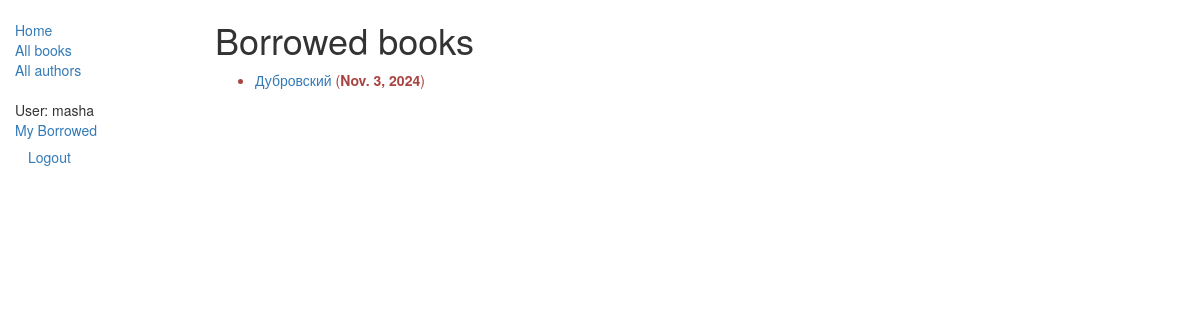
The page /catalog/mybooks/ (signed in) on the database as committed earlier.
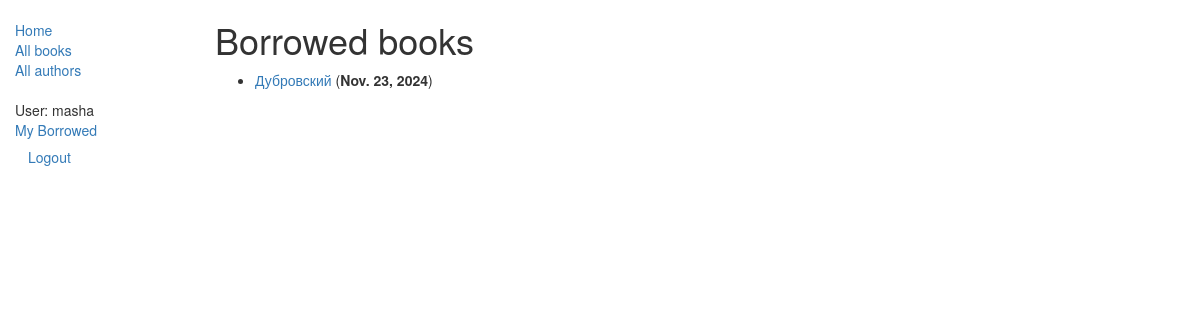
The same page on the database as committed later.
### catalog/models.py (models this page shows, shortened)
class BookInstance(models.Model):
    id = models.UUIDField(primary_key=True, default=uuid.uuid4, help_text="Unique ID for this particular book across whole library")
    book = models.ForeignKey('Book', on_delete=models.SET_NULL, null=True)
    imprint = models.CharField(max_length=200)
    due_back = models.DateField(null=True, blank=True)
    borrower = models.ForeignKey(User, on_delete=models.SET_NULL, null=True, blank=True)
    LOAN_STATUS = (
        ('m', 'Maintenance'),
        ('o', 'On loan'),
        ('a', 'Available'),
        ('r', 'Reserved'),
    )
    status = models.CharField(max_length=1, choices=LOAN_STATUS, blank=True, default='m', help_text='Book availability')
    @property
    def is_overdue(self):
        if self.due_back and date.today() > self.due_back:
            return True
        return False
    class Meta:
        ordering = ["due_back"]
        permissions = (("can_mark_returned", "Set book as returned"),)

class Book(models.Model):
    title = models.CharField(max_length=200)
    author = models.ForeignKey('Author', on_delete=models.SET_NULL, null=True)
    summary = models.TextField(max_length=1000, help_text="Enter a brief description of the book")
    isbn = models.CharField('ISBN',max_length=13, help_text='13 Character <a href="https://www.isbn-international.org/content/what-isbn">ISBN number</a>')
    genre = models.ManyToManyField(Genre, help_text="Select a genre for this book")
    def display_genre(self):
        """
        Creates a string for the Genre. This is required to display genre in Admin.
        """
        return ', '.join([ genre.name for genre in self.genre.all()[:3] ])
    display_genre.short_description = 'Genre'

### catalog/views.py (the view)
# urls.py: path('mybooks/', views.LoanedBooksByUserListView.as_view(), name='my-borrowed'),
class LoanedBooksByUserListView(LoginRequiredMixin,generic.ListView):
    model = BookInstance
    template_name ='catalog/bookinstance_list_borrowed_user.html'
    paginate_by = 10
    def get_queryset(self):
        return BookInstance.objects.filter(borrower=self.request.user).filter(status__exact='o').order_by('due_back')

### catalog/templates/catalog/bookinstance_list_borrowed_user.html
{% extends "base_generic.html" %}
{% block content %}
    <h1>Borrowed books</h1>
    {% if bookinstance_list %}
    <ul>
      {% for bookinst in bookinstance_list %}
      <li class="{% if bookinst.is_overdue %}text-danger{% endif %}">
        <a href="{% url 'book-detail' bookinst.book.pk %}">{{bookinst.book.title}}</a> (<b>{{ bookinst.due_back }}</b>)
      </li>
      {% endfor %}
    </ul>
    {% else %}
      <p>There are no books borrowed.</p>
    {% endif %}
{% endblock %}

Rows that differ between the two databases and show on the page:
changed BookInstance "Дубровский": due_back "Nov. 3, 2024" → "Nov. 23, 2024"
